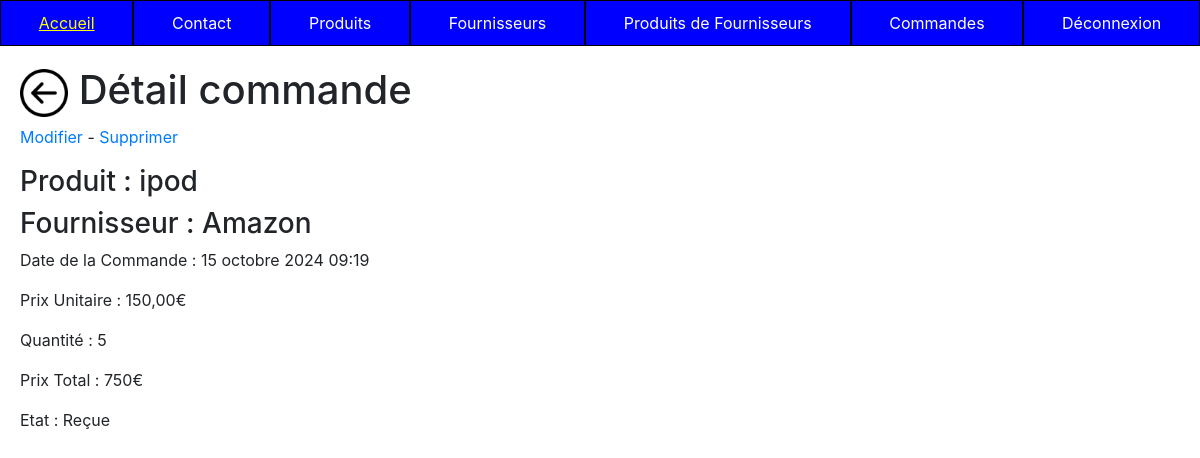
Screenshot of /appTp1/commande/3/ (signed in) with the database file from the repository.
### appTp1/models.py (models this page shows, shortened)
class Commande(models.Model):
    STATUS_CHOICES = (
        (0, 'Passée'),
        (1, 'En Préparation'),
        (2, 'Reçue'),
    )
    class Meta:
        verbose_name = "Commande"
    date_commande       = models.DateTimeField("Date commande", default=timezone.now)
    product_fournisseur = models.ForeignKey('ProductFournisseur', on_delete=models.CASCADE)
    quantity            = models.IntegerField(default=0)
    etat                = models.SmallIntegerField(choices=STATUS_CHOICES, default=0)
    def get_status_display(self):
        return dict(self.STATUS_CHOICES).get(self.etat, 'Unknown')

class ProductFournisseur(models.Model):
    class Meta:
        verbose_name = "Produit Fournisseur"
    product            = models.ForeignKey('Product', on_delete=models.CASCADE)
    fournisseur        = models.ForeignKey('Fournisseur', on_delete=models.CASCADE)
    prix               = models.DecimalField(max_digits=8, decimal_places=2,  null=True, blank=True, verbose_name="Prix")

class Product(models.Model):
    class Meta:
        verbose_name = "Produit"
    name          = models.CharField(max_length=100)
    code          = models.CharField(max_length=10, null=True, blank=True, unique=True)
    price_ht      = models.DecimalField(max_digits=8, decimal_places=2,  null=True, blank=True, verbose_name="Prix unitaire HT")
    price_ttc     = models.DecimalField(max_digits=8, decimal_places=2,  null=True, blank=True, verbose_name="Prix unitaire TTC")
    status        = models.SmallIntegerField(choices=PRODUCT_STATUS, default=0)
    date_creation = models.DateTimeField(blank=True, verbose_name="Date création", default=timezone.now)
    stock         = models.IntegerField(default=0)

class Fournisseur(models.Model):
    class Meta:
        verbose_name = "Fournisseur"
    name               = models.CharField(max_length=100)

### appTp1/views.py (the view)
# urls.py: path('commande/<pk>/', views.CommandeDetailView.as_view(), name='commande-detail'),
@method_decorator(user_passes_test(admin_required), name='dispatch')
class CommandeDetailView(DetailView):
    model = Commande
    template_name = "appTp1/detail_commande.html"
    context_object_name = "commande"
    def get_context_data(self, **kwargs):
        context = super(CommandeDetailView, self).get_context_data(**kwargs)
        context['titremenu'] = "Détail commande"
        return context

### appTp1/views.py (called while the page is built)
def admin_required(user):
    return user.is_authenticated and user.is_staff

### appTp1/templates/appTp1/detail_commande.html (shortened to what this page needs)
{% extends 'appTp1/base.html' %}
{% load static %}
{% block content %}
    <h1><a href="{% url 'commandes' %}"><img src="{% static 'img/back.png' %}" alt="Retour" style="width: 3rem; height: 3rem;"/></a> {{ titremenu }}</h1>
    <p><a href="{% url 'commande-update' commande.id %}">Modifier</a> - <a href="{% url 'commande-delete' commande.id %}">Supprimer</a></p>
    <h3>Produit : {{commande.product_fournisseur.product.name}}</h3>
    <h3>Fournisseur : {{commande.product_fournisseur.fournisseur.name}}</h3>
    <p>Date de la Commande : {{commande.date_commande}}</p>
    <p>Prix Unitaire : {{ commande.product_fournisseur.prix }}€</p>
    <p>Quantité : {{commande.quantity}}</p>
    <p>Prix Total : {% widthratio commande.product_fournisseur.prix 1 commande.quantity %}€</p>
    <p>Etat : {{ commande.get_status_display }}</p>
{% endblock %}

### rows the page displays
Commande: product_fournisseur.product.name "ipod", product_fournisseur.fournisseur.name "Amazon", date_commande "15 octobre 2024 09:19", product_fournisseur.prix "150,00", quantity "5", product_fournisseur+quantity "750", status "Reçue"

### other values shown
{{ titremenu }} "Détail commande"
